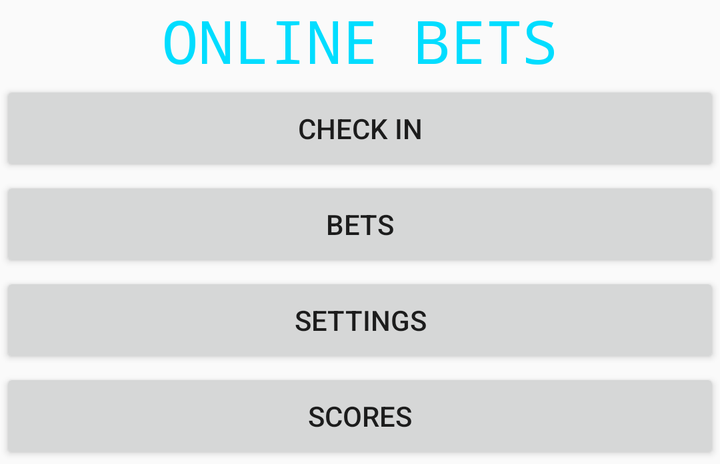
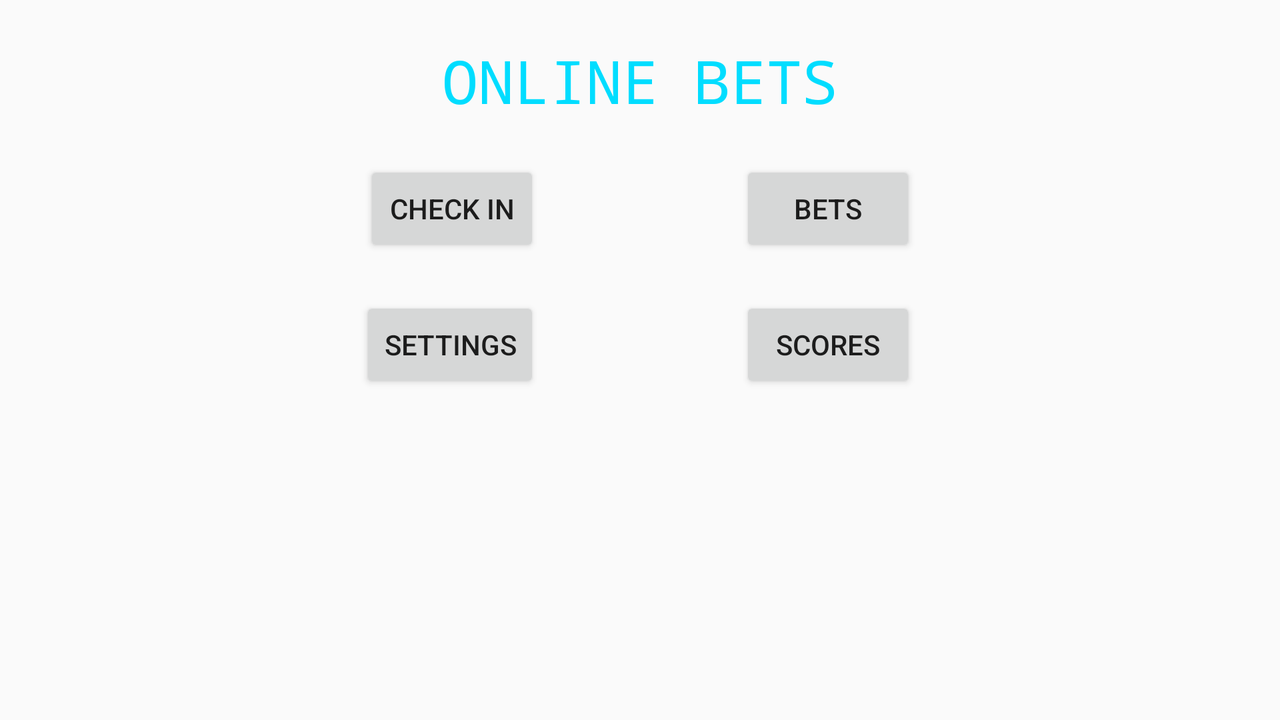

Two renders of one Android screen. The first uses the default layout on a phone; the second uses the alternative layout the repository ships for a different screen configuration, on a matching device. The two XML files are below.
<!-- AndroidManifest.xml: application theme TemaDN -->
<!-- res/layout/activity_main.xml -->
<?xml version="1.0" encoding="utf-8"?>
<LinearLayout xmlns:android="http://schemas.android.com/apk/res/android"
    android:layout_width="match_parent"
    android:layout_height="wrap_content"
    android:orientation="vertical">

    
    <TextView
        android:id="@+id/tituloAO"
        android:layout_width="match_parent"
        android:layout_height="wrap_content"
        android:fontFamily="monospace"
        android:text="@string/ao"
        android:textAlignment="center"
        android:textColor="@android:color/holo_blue_bright"
        android:textSize="30sp" />

    
    <Button
        android:id="@+id/registro"
        android:layout_width="match_parent"
        android:layout_height="wrap_content"
        android:layout_weight="1"
        android:text="@string/registro"
        android:onClick="abrirRegistro"/>

    
    <Button
        android:id="@+id/apuestas"
        android:layout_width="match_parent"
        android:layout_height="wrap_content"
        android:layout_weight="1"
        android:text="@string/apuestas"
        android:onClick="abrirApuestas"/>

    
    <Button
        android:id="@+id/ajustes"
        android:layout_width="match_parent"
        android:layout_height="wrap_content"
        android:layout_weight="1"
        android:text="@string/ajustes"
        android:onClick="abrirAjustes"/>

    
    <Button
        android:id="@+id/resultados"
        android:layout_width="match_parent"
        android:layout_height="wrap_content"
        android:layout_weight="1"
        android:text="@string/resultados"
        android:onClick="abrirResultados"/>
</LinearLayout>
<!-- resources referenced by this layout -->
<resources>
  <string name="ajustes">SETTINGS</string>
  <string name="ao">ONLINE BETS</string>
  <string name="apuestas">BETS</string>
  <string name="registro">CHECK IN</string>
  <string name="resultados">SCORES</string>
  <style name="TemaDN" parent="Theme.AppCompat.DayNight" />
</resources>
<!-- res/layout-land/activity_main.xml (the repository's variant of the layout above) -->
<!-- drawn on the phone turned sideways -->
<?xml version="1.0" encoding="utf-8"?>
<android.support.constraint.ConstraintLayout xmlns:android="http://schemas.android.com/apk/res/android"
    xmlns:app="http://schemas.android.com/apk/res-auto"
    android:layout_width="match_parent"
    android:layout_height="match_parent"
    android:orientation="vertical">

    
    <TextView
        android:id="@+id/tituloAO"
        android:layout_width="match_parent"
        android:layout_height="0dp"
        android:layout_marginTop="20dp"
        android:fontFamily="monospace"
        android:text="@string/ao"
        android:textAlignment="center"
        android:textColor="@android:color/holo_blue_bright"
        android:textSize="30sp"
        app:layout_constraintEnd_toEndOf="parent"
        app:layout_constraintStart_toStartOf="parent"
        app:layout_constraintTop_toTopOf="parent" />

    
    <Button
        android:id="@+id/registro"
        android:layout_width="wrap_content"
        android:layout_height="wrap_content"
        android:layout_marginEnd="50dp"
        android:layout_marginTop="20dp"
        android:layout_weight="1"
        android:text="@string/registro"
        app:layout_constraintEnd_toStartOf="@+id/guideline"
        app:layout_constraintTop_toBottomOf="@+id/tituloAO"
        android:onClick="abrirRegistro"/>

    
    <Button
        android:id="@+id/apuestas"
        android:layout_width="wrap_content"
        android:layout_height="wrap_content"
        android:layout_marginStart="50dp"
        android:layout_marginTop="20dp"
        android:layout_weight="1"
        android:text="@string/apuestas"
        app:layout_constraintStart_toStartOf="@+id/guideline"
        app:layout_constraintTop_toBottomOf="@+id/tituloAO"
        android:onClick="abrirApuestas"/>

    
    <Button
        android:id="@+id/ajustes"
        android:layout_width="wrap_content"
        android:layout_height="wrap_content"
        android:layout_marginEnd="50dp"
        android:layout_marginTop="20dp"
        android:layout_weight="1"
        android:text="@string/ajustes"
        app:layout_constraintEnd_toStartOf="@+id/guideline"
        app:layout_constraintTop_toBottomOf="@+id/registro"
        android:onClick="abrirAjustes"/>

    
    <Button
        android:id="@+id/resultados"
        android:layout_width="wrap_content"
        android:layout_height="wrap_content"
        android:layout_marginStart="50dp"
        android:layout_marginTop="20dp"
        android:layout_weight="1"
        android:text="@string/resultados"
        app:layout_constraintStart_toStartOf="@+id/guideline"
        app:layout_constraintTop_toBottomOf="@+id/apuestas"
        android:onClick="abrirResultados"/>

    
    <android.support.constraint.Guideline
        android:id="@+id/guideline"
        android:layout_width="0dp"
        android:layout_height="0dp"
        android:layout_marginBottom="310dp"
        android:layout_marginEnd="295dp"
        android:layout_marginStart="296dp"
        android:orientation="vertical"
        app:layout_constraintBottom_toBottomOf="parent"
        app:layout_constraintEnd_toEndOf="parent"
        app:layout_constraintGuide_percent="0.5"
        app:layout_constraintHorizontal_bias="0.5"
        app:layout_constraintStart_toStartOf="parent"
        app:layout_constraintTop_toTopOf="parent" />
</android.support.constraint.ConstraintLayout>
